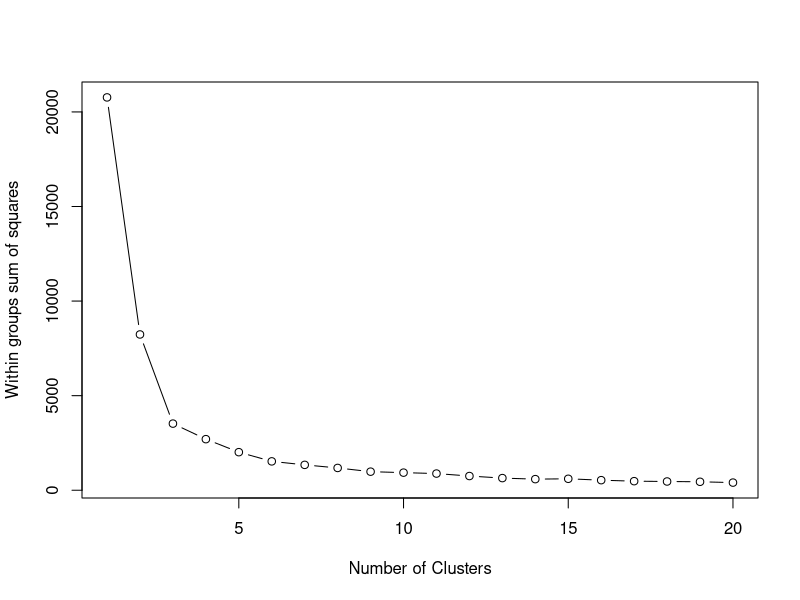

R code for this plot: (Note: this script raises an error after producing the figure.)
#Cluster Analysis Example with quantiles

#Libraries
library(fpc)
library(ggplot2)
library(dplyr)
library(broom)

#Create example Data
df.cluster<-data.frame(Level = rep(c("A","B","C"),each = 300),
  Rock = rep(c("Rock1","Rock2","Rock3","Rock4","Rock5"),180),
  Length = rnorm(900,mean=6,sd=1), Width = rnorm(900,mean=3,sd=0.5))

df.cluster=rbind(data.frame(Level="A",
                            Rock = rep(c("Rock1","Rock2","Rock3","Rock4","Rock5"),60),
                            Length=rnorm(300,mean=20,sd=2), 
                            Width = rnorm(300,mean=10,sd=0.5)),
                 data.frame(Level="B",
                            Rock = rep(c("Rock1","Rock2","Rock3","Rock4","Rock5"),60),
                            Length=rnorm(300,mean=15,sd=1), 
                            Width = rnorm(300,mean=8,sd=1)),
                 data.frame(Level="C",
                            Rock = rep(c("Rock1","Rock2","Rock3","Rock4","Rock5"),60),
                            Length=rnorm(300,mean=11,sd=3), 
                            Width = rnorm(300,mean=5,sd=0.5)))

summary(df.cluster)

# Question
#Is there a break in the data sets that would separate the data by length and width. 
#Show the data in terms of Rock type and/or Level
#Note:  Some code based off work from StackOverFlow - 
#http://stackoverflow.com/questions/15376075/
#cluster-analysis-in-r-determine-the-optimal-number-of-clusters

## Methodology for visualizing the clusters

#Determine the number of clusters - plots the Sum of Square Errors Scree Plot for 1 to 20 clusters.  
#Change the maximum number of cluster depending on your data, or if the original plot is not 
#showing sufficient convergence towards minimal SSE

#Note, in this example, the clusters are based on c('Length','Width')
wss <- (nrow(df.cluster[,c('Length','Width')])-1)*sum(apply(df.cluster[,c('Length','Width')],2,var))
    for (i in 2:20) wss[i] <- sum(kmeans(df.cluster[,c('Length','Width')],centers=i)$withinss)
    plot(1:20, wss, type="b", xlab="Number of Clusters", ylab="Within groups sum of squares")

#Partion around medoids to estimate the best number of clusters
        pamk.best <- pamk(df.cluster[,c('Length','Width')])
        cat("Optimimum number of clusters:", pamk.best$nc, "\n")


#Method for adding cluster identifications back to the original dataset

cluster.function<-function(x,colNames, n){    
  cl <- kmeans(x[,colNames], n)           #change here to length, width
  x$cluster <- factor(cl$cluster)
  return(x)
}

data_cluster<-cluster.function(df.cluster,c('Length','Width'),pamk.best$nc)

#Plot Clusters - you can either use the number that Partioning returned (pamk.best$nc) 
#or enter the amount based on your visual inspection of the SSE plot.  
#The plot below shows the data separated by Level, using shape = Level, 
#and gives the color based on the assigned cluster.


p<- ggplot(data = data_cluster,aes(x = Length, y= Width))
p1<- p+ geom_point(aes(shape = Level, col= factor(cluster))) + 
  scale_shape(solid = FALSE) +
  scale_colour_manual(values = rainbow(n)) + 
  guides(col=guide_legend(title="Clusters"))

p1

#Method to check size boundaries between clusters using quantiles

quant.funct<-function(df, col){
  qt<-df %>%
    group_by(cluster) %>%
    do(tidy(t(quantile(.[[col]],c(0,0.01,0.1,0.5,0.9,0.99,1)))))
  colnames(qt) = c('cluster','0%','1%','10%','50%','90%','99%','100%')
  return(qt)
}

  quant.funct(df, "Length")
  quant.funct(df, 'Width')
